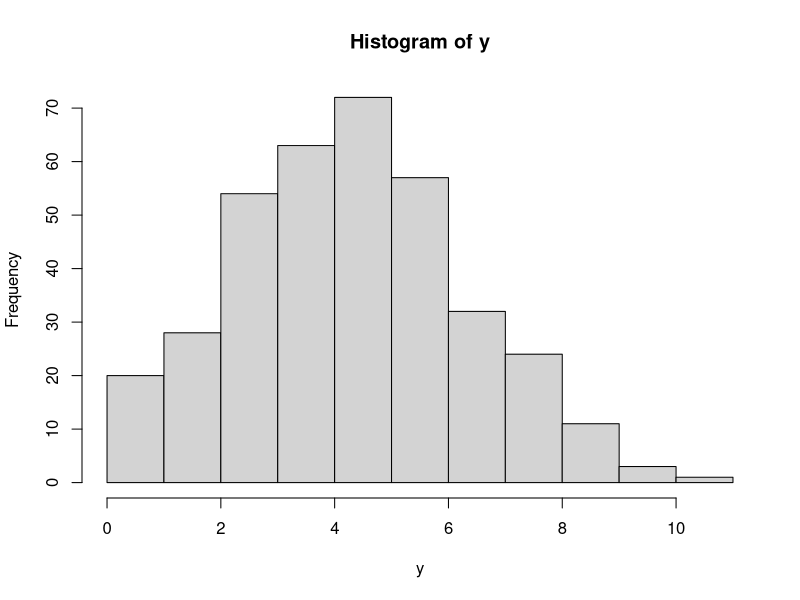

R code for this plot:
#3.a
lambda = 4.5
x = 6
dpois(x, lambda)

#3.b
n = 365
y = rpois(n, lambda)
hist(y)

z = (rpois(n, lambda) == 6)
mean(z)

#3.c
#Tidak beda jauh dengan hasilnya

#3.d
#Mean dan varian Distribusi Poison adalah lambda = 4.5